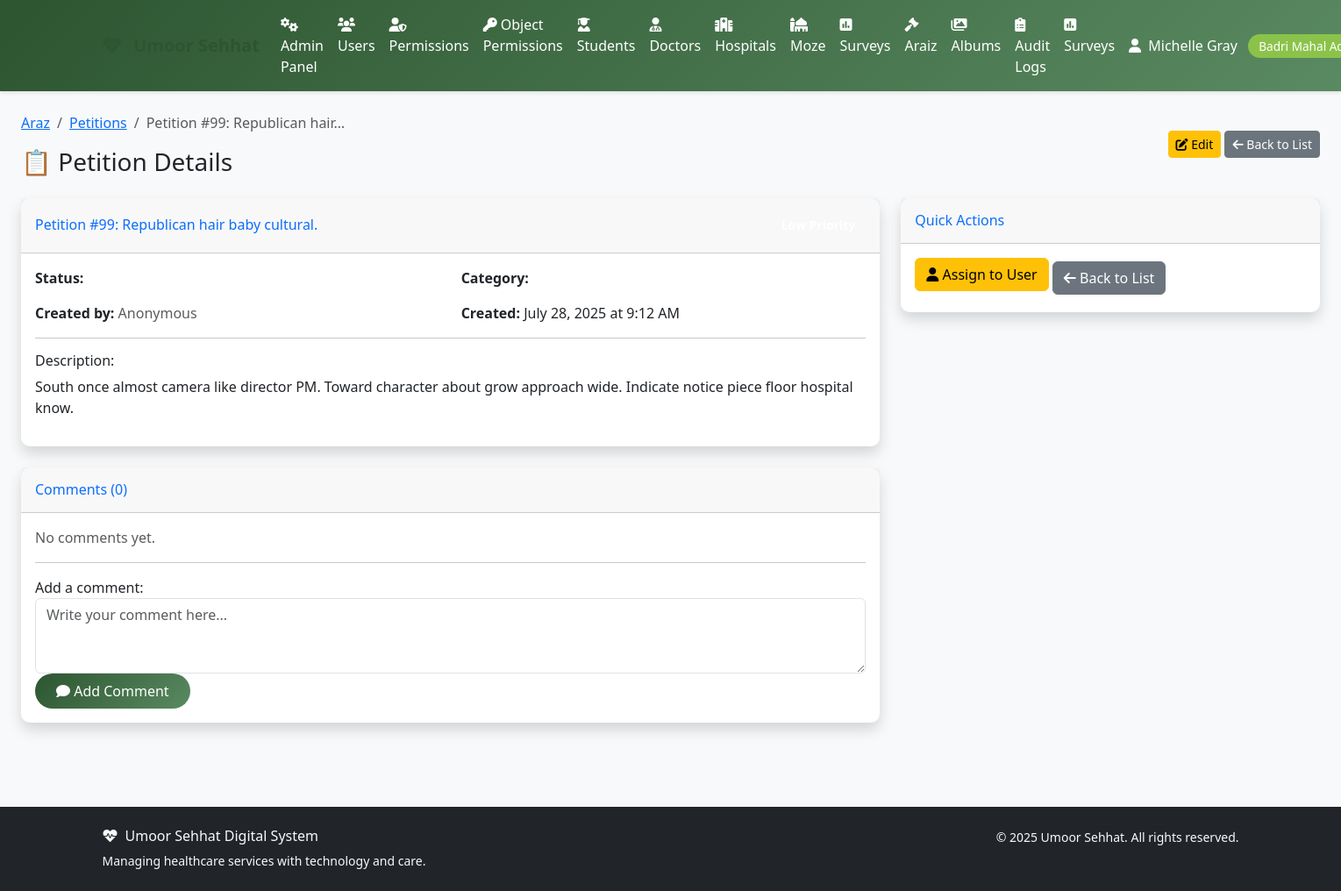
Page /araz/petitions/699/ (signed in) on the earlier database version.
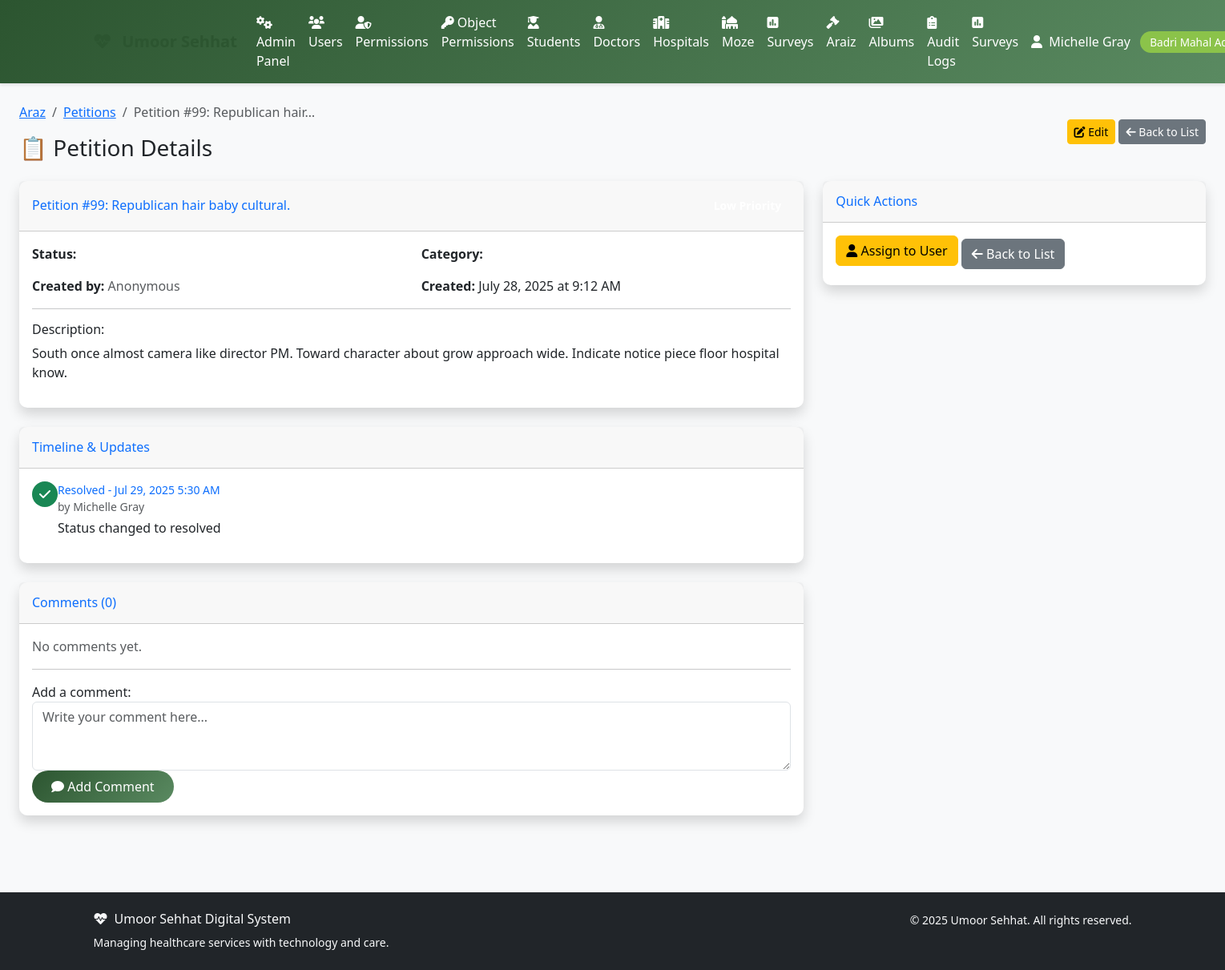
Same page on the later database version.
### araz/models.py (models this page shows, shortened)
class PetitionUpdate(models.Model):
    petition = models.ForeignKey(Petition, on_delete=models.CASCADE, related_name='updates')
    status = models.CharField(max_length=20, choices=Petition.STATUS_CHOICES)
    description = models.TextField(blank=True)
    created_by = models.ForeignKey(settings.AUTH_USER_MODEL, on_delete=models.CASCADE)
    created_at = models.DateTimeField(auto_now_add=True)
    class Meta:
        ordering = ['-created_at']

### accounts/models.py (models this page shows, shortened)
class User(AbstractUser):
    ROLE_CHOICES = [
        ('aamil', 'Aamil'),
        ('moze_coordinator', 'Moze Coordinator'),
        ('doctor', 'Doctor'),
        ('student', 'Student'),
        ('badri_mahal_admin', 'Badri Mahal Admin'),
    ]
    role = models.CharField(max_length=20, choices=ROLE_CHOICES, default='student')
    its_id = models.CharField(
        max_length=8,
        unique=True,
        null=True,
        blank=True,
        validators=[RegexValidator(
            regex=r'^\d{8}$',
            message='ITS ID must be exactly 8 digits',
            code='invalid_its_id'
        )],
        help_text='8-digit ITS ID'
    )
    phone_number = models.CharField(max_length=15, blank=True, null=True)
    profile_photo = models.ImageField(upload_to='profile_photos/', blank=True, null=True)
    arabic_name = models.CharField(max_length=100, blank=True, null=True)
    age = models.PositiveIntegerField(blank=True, null=True)
    verified_certificate = models.FileField(upload_to='certificates/', blank=True, null=True)
    specialty = models.CharField(max_length=100, blank=True, null=True)
    college = models.CharField(max_length=100, blank=True, null=True)  # For students
    specialization = models.CharField(max_length=100, blank=True, null=True)  # For students
    created_at = models.DateTimeField(auto_now_add=True)
    updated_at = models.DateTimeField(auto_now=True)
    def get_full_name(self):
        if self.arabic_name:
            return self.arabic_name
        return super().get_full_name() or self.username
    @property
    def is_aamil(self):
        return self.role == 'aamil'
    @property
    def is_moze_coordinator(self):
        return self.role == 'moze_coordinator'
    @property
    def is_doctor(self):
        return self.role == 'doctor'
    @property
    def is_student(self):
        return self.role == 'student'
    @property
    def is_admin(self):
        return self.role == 'badri_mahal_admin' or self.is_superuser
    class Meta:
        verbose_name = 'User'
        verbose_name_plural = 'Users'
        ordering = ['first_name', 'last_name']

### araz/views.py (the view)
# urls.py: path('petitions/<int:pk>/', views.PetitionDetailView.as_view(), name='petition_detail'),
class PetitionDetailView(LoginRequiredMixin, DetailView):
    model = Petition
    template_name = 'araz/petition_detail.html'
    context_object_name = 'petition'
    def get_queryset(self):
        user = self.request.user
        if user.is_admin:
            return Petition.objects.all()
        elif user.is_aamil or user.is_moze_coordinator:
            return Petition.objects.filter(
                Q(moze__aamil=user) | Q(moze__moze_coordinator=user) | Q(created_by=user)
            )
        else:
            return Petition.objects.filter(created_by=user)
    def get_context_data(self, **kwargs):
        context = super().get_context_data(**kwargs)
        petition = self.object
        context['comments'] = petition.comments.select_related('user').order_by('created_at')
        context['updates'] = petition.updates.select_related('created_by').order_by('created_at')
        context['assignments'] = petition.assignments.filter(is_active=True).select_related('assigned_to')
        context['attachments'] = petition.attachments.all()
        user = self.request.user
        context['can_edit'] = (
            user == petition.created_by or
            user.is_admin or
            (user.is_aamil and petition.moze and petition.moze.aamil == user) or
            (user.is_moze_coordinator and petition.moze and petition.moze.moze_coordinator == user)
        )
        context['can_manage'] = user.is_admin or user.is_aamil or user.is_moze_coordinator
        return context

### templates/araz/petition_detail.html (shortened to what the changed rows need)
{% extends 'base.html' %}
{% block content %}
<div class="container-fluid">
    <div class="row mb-4">
        <div class="col-12">
            <div class="d-sm-flex align-items-center justify-content-between">
                <div>
                    <h1 class="h3 mb-0 text-gray-800">📋 Petition Details</h1>
                </div>
            </div>
        </div>
    </div>
    <div class="row">
        <div class="col-lg-8">
            {% if updates %}
            <div class="card shadow mb-4">
                <div class="card-header py-3">
                    <h6 class="m-0 font-weight-bold text-primary">Timeline & Updates</h6>
                </div>
                <div class="card-body">
                    {% for update in updates %}
                    <div class="d-flex mb-3">
                        <div class="mr-3">
                            {% if update.status == 'pending' %}
                                <div class="icon-circle bg-warning">
                                    <i class="fas fa-clock text-white"></i>
                                </div>
                            {% elif update.status == 'in_progress' %}
                                <div class="icon-circle bg-info">
                                    <i class="fas fa-tasks text-white"></i>
                                </div>
                            {% elif update.status == 'resolved' %}
                                <div class="icon-circle bg-success">
                                    <i class="fas fa-check text-white"></i>
                                </div>
                            {% else %}
                                <div class="icon-circle bg-danger">
                                    <i class="fas fa-times text-white"></i>
                                </div>
                            {% endif %}
                        </div>
                        <div class="flex-grow-1">
                            <div class="small font-weight-bold text-primary">
                                {{ update.get_status_display }} - {{ update.created_at|date:"M d, Y g:i A" }}
                            </div>
                            <div class="small text-muted mb-1">by {{ update.created_by.get_full_name }}</div>
                            {% if update.description %}
                                <div>{{ update.description }}</div>
                            {% endif %}
                        </div>
                    </div>
                    {% endfor %}
                </div>
            </div>
            {% endif %}
        </div>
    </div>
</div>
{% endblock %}

Differences in the rows shown:
changed Petition "Petition #99: Republican hair baby cultural.": status "rejected" → "resolved" (drawn)
added PetitionUpdate: status "Resolved", created_at "Jul 29, 2025 5:30 AM", created_by.get_full_name "Michelle Gray", description "Status changed to resolved"
Other differences:
text now shown: "Timeline & Updates"
